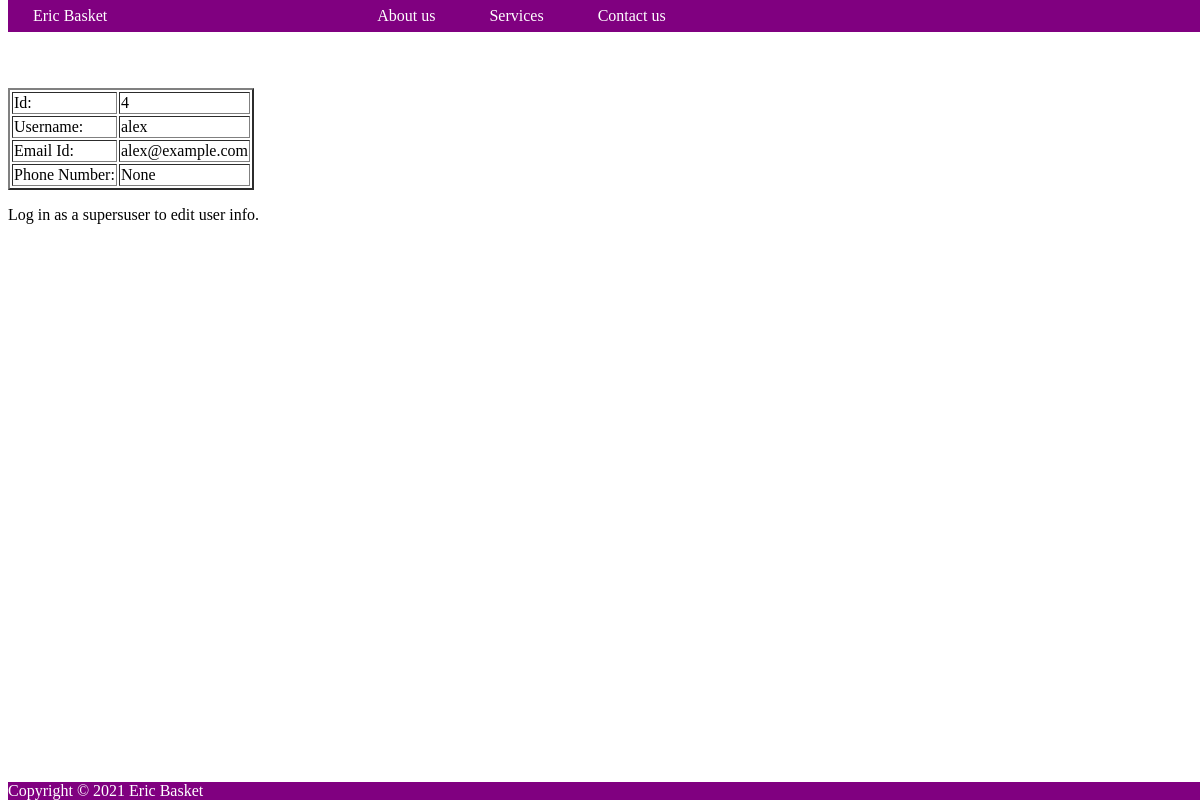
Screenshot of /userdetail/4/ with the database file from the repository.
### project_app1/models.py (models this page shows, shortened)
class RegisteredUser(models.Model):
    name = models.CharField(max_length=100)
    emailid = models.CharField(max_length=100)
    phoneNum = models.CharField(blank=True, null=True, max_length=20)
    password = models.CharField(max_length=30)
    profilePic = models.ImageField(upload_to="profile_pics", default="default.jpeg")

### project_app1/views.py (the view)
# urls.py: path("userdetail/<int:pk>/", views.UserDetailView.as_view(template_name="user_detail.html"), name="userdetail"),
class UserDetailView(DetailView):
    model = RegisteredUser

### project_app1/templates/user_detail.html (shortened to what this page needs)
{% extends 'base.html' %}
    {% block content %}
        <table border="2">
            <tr>
                <td>Id:</td><td>{{ object.id }}</td>
            </tr>
            <tr>
                <td>Username:</td><td>{{ object.name }}</td>
            </tr>
            <tr>
                <td>Email Id:</td><td>{{ object.emailid }}</td>
            </tr>
            <tr>
                <td>Phone Number:</td><td>{{ object.phoneNum }}</td>
            </tr>
        </table>
        {% if request.user.is_superuser %}
            <br>
            <a href="{% url 'userupdate' object.id %}">Update</a>
            <a href="{% url 'userdelete' object.id %}">Delete</a>
        {% else %}
            <p>Log in as a supersuser to edit user info.</p>
        {% endif %}
    {% endblock content %}

### project_app1/templates/base.html (style rules this page uses)
body { padding-top: 80px; padding-bottom: 80px; }

### rows the page displays
RegisteredUser: id "4", name "alex", emailid "alex@example.com", phoneNum "None"
